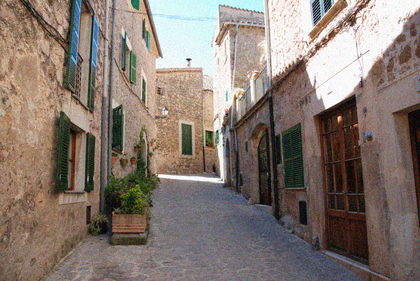
%> input picture IntegralImagingDenoising/images/alleyNoisy_sigma20.png, 420 x 281 px, shrunk from 774 x 518 before the run; the run also reads 1 picture not shown here
$ octave advancedSection.m   (GNU Octave 9; MATLAB toolbox functions it lacks are replaced by stand-ins)
%> lines starting %> are read from the running program, lines starting %| are printed output that depends on the picture; long printed decimals are rounded
### IntegralImagingDenoising/nonLocalMeansWithIntergralImage.m
function [result] = nonLocalMeansWithIntergralImage(image, sigma, h, patchSize, windowSize)
%> called with sigma = 20, h = 0.5, patchSize = 1, windowSize = 5

%REPLACE THIS
result = zeros(size(image));
% Extend the edge of the image to make sure it can work on the border
extendImage = padarray(image, [windowSize+patchSize+1, windowSize+patchSize+1],'symmetric','both');
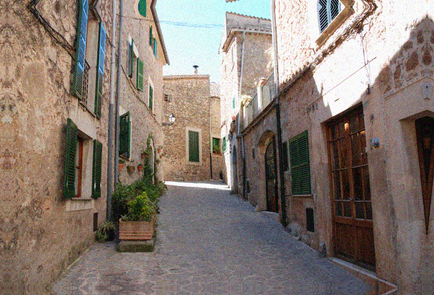
%> extendImage: size 295x434x3 double; mean R, G, B 133.6, 121.1, 112.7

[rowLen,colLen,dimensions] = size(image);
%> rowLen = 281; colLen = 420; dimensions = 3
% Initialize the ssd matrix for the whole image
differenceValue = zeros(rowLen+2*patchSize+2, colLen+2*patchSize+2, (2*windowSize+1)^2);
% k is the index of the numbers of offsets.
k=1;
% Calculate the ssd for the whole image
for j = -windowSize:1:windowSize
    for i=-windowSize:1:windowSize
        differencep_q=((extendImage(1+windowSize : 2*patchSize+2+windowSize+rowLen, 1+windowSize : 2*patchSize+2+windowSize+colLen,:)...
                -extendImage(1+windowSize+i : 2*patchSize+2+windowSize+rowLen+i, 1+windowSize+j : 2*patchSize+2+windowSize+colLen+j,:)).^2);
        % The ssd for kth offsets
        differenceValue(:,:,k) = (differencep_q(:,:,1)+differencep_q(:,:,2)+differencep_q(:,:,3))/(3*((2*patchSize+1)^2));
        k=k+1;
    end
end
%> after the loop, k = 122

% Initialize the intergral image matrix
ii= ones(size(differenceValue));
% Calculate the intergral image for each offeset
for m = 1:1:(2*windowSize+1)^2
    ii(:,:,m) = computeIntegralImage(differenceValue(:,:,m));
end
%> this loop made 121 passes
%> pass 1, in computeIntegralImage, `cumColSum = cumsum(image,1);`:
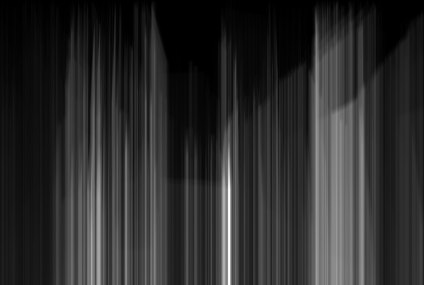
%> cumColSum: size 285x424 double; min 0.222, max 232096.8, mean 40318.4; drawn with min black and max white
%> pass 1, in computeIntegralImage, `ii = cumsum(cumColSum , 2);`:
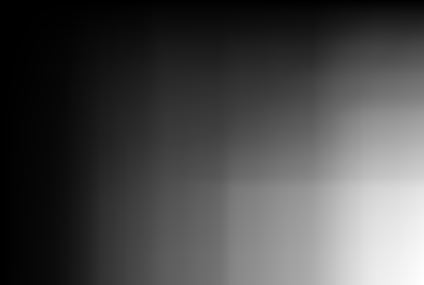
%> ii: size 285x424 double; min 19.15, max 26572652.6, mean 7740933.9; drawn with min black and max white

% Loop over the whole image
for i = 1:1:rowLen
    disp(i);
    for j = 1:1:colLen
        % Get SSD values between each patch(q) and reference patch(p) and
        % searchwindow
        [distances, searchWindow] = templateMatchingIntegralImage(i, j, extendImage, ii, patchSize, windowSize);
        weight = computeWeighting(distances, h, sigma);
        % cp is weight sum between patches centered at p and q
        % noisyWeightSum is the sum that noisy pixel at q mutiply weight(p,q)
        cp = sum(sum(weight));
        noisyWeightSum = sum(sum(searchWindow.*weight));
        result(i,j,:) = (1/cp)*noisyWeightSum;
    end
end
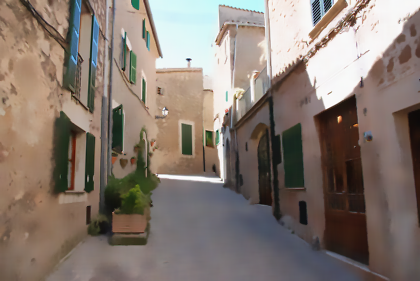
%> result: size 281x420x3 double; mean R, G, B 133.6, 120.9, 112.3


% [27 lines of commented-out code are left out]
end

### IntegralImagingDenoising/computeIntegralImage.m
function [ii] = computeIntegralImage(image)

%REPLACE THIS
 %image = double(image);
 % Add up the pixel values cumulativitly for each column
 cumColSum = cumsum(image,1);
 % Add up the cumulative sum(row-wise) for each row
 ii = cumsum(cumColSum , 2);


% [14 lines of commented-out code are left out]

end

### IntegralImagingDenoising/advancedSection.m

%% Some parameters to set - make sure that your code works at image borders!
patchSize = 1;
sigma = 20; % standard deviation (different for each image!)
h = 0.5; %decay parameter
windowSize = 5;

%TODO - Read an image (note that we provide you with smaller ones for
%debug in the subfolder 'debug' int the 'image' folder);
%Also unless you are feeling adventurous, stick with non-colour
%images for now.
%NOTE: for each image, please also read its CORRESPONDING 'clean' or
%reference image. We will need this later to do some analysis
%NOTE2: the noise level is different for each image (it is 20, 10, and 5 as
%indicated in the image file names)

%REPLACE THIS
imageNoisy = double(imread('images/alleyNoisy_sigma20.png'));
imageReference = double(imread('images/alleyReference.png'));
tic;
%TODO - Implement the non-local means function
filtered1 = nonLocalMeansWithIntergralImage(imageNoisy, sigma, h, patchSize, windowSize);
filtered1n = uint8(filtered1);
% filtered2 = nonLocalMeans(imageNoisy, sigma, h, patchSize, windowSize);
% filtered2n= uint8(filtered2);
toc

%% Let's show your results!

%Show the denoised image
figure('name', 'NL-Means(Intergral Image) Denoised Image');
imshow(filtered1n);

% figure('name', 'NL-Means Denoised Image');
% imshow(filtered2n);

%Show difference image
diff_image = abs(imageReference - filtered1);
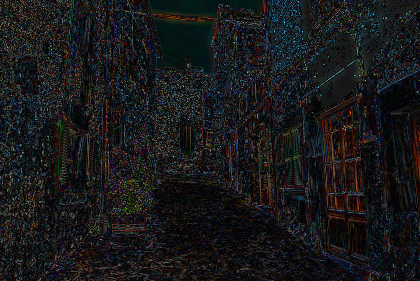
%> diff_image: size 281x420x3 double; mean R, G, B 6.7, 6.8, 7.2; drawn with min black and max white
figure('name', 'Difference Image');
imshow(diff_image ./ max(max((diff_image))));

%Print some statistics ((Peak) Signal-To-Noise Ratio)
disp('For Noisy Input');
[peakSNR, SNR] = psnr(imageNoisy, imageReference);
%> peakSNR = -17.13; SNR = 25.67
disp(['SNR: ', num2str(SNR, 10), '; PSNR: ', num2str(peakSNR, 10)]);
%| SNR: 25.665; PSNR: -17.129

disp('For Denoised Result');
[peakSNR, SNR] = psnr(filtered1, imageReference);
%> peakSNR = -19.14; SNR = 23.66
disp(['SNR: ', num2str(SNR, 10), '; PSNR: ', num2str(peakSNR, 10)]);
%| SNR: 23.657; PSNR: -19.137


% Feel free (if you like only :)) to use some other metrics (Root
% Mean-Square Error (RMSE), Structural Similarity Index (SSI) etc.)
